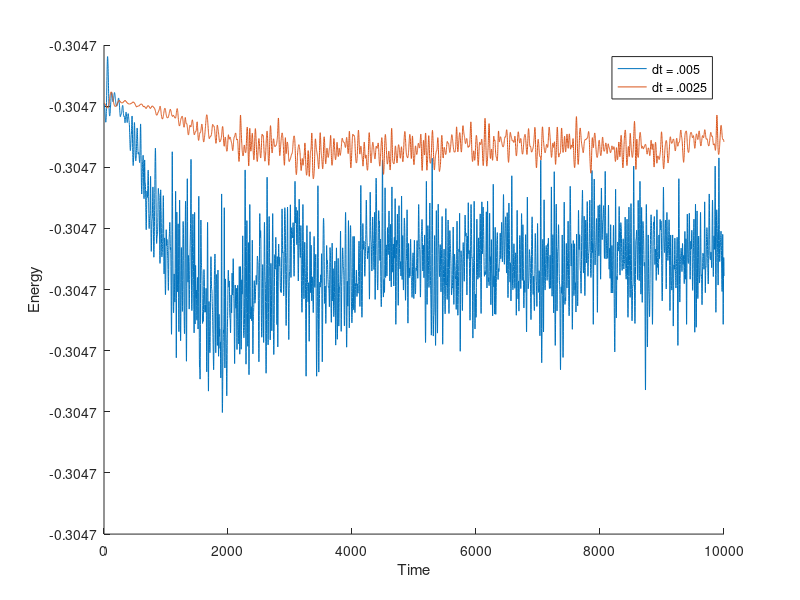

MATLAB code for this plot:
clear all, close all, clc

KE = importdata('KE.dat');
PE = importdata('PE.dat');
TE = importdata('TE3.dat');
TE2 = importdata('TE2.dat');

hold on

% plot(KE(:,1), KE(:,2))
% plot(PE(:,1), PE(:,2))
plot(TE(:,1), TE(:,2))
plot(TE2(:,1), TE2(:,2))
hold off
xlabel('Time');
ylabel('Energy');
legend('dt = .005', 'dt = .0025');
